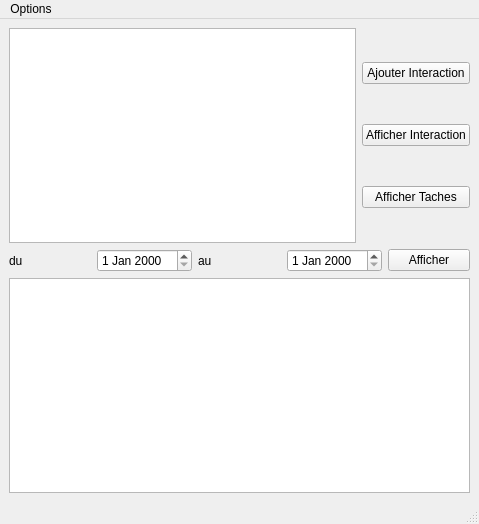
<?xml version="1.0" encoding="UTF-8"?>
<ui version="4.0">
 <class>MainWindow</class>
 <widget class="QMainWindow" name="MainWindow">
  <property name="geometry">
   <rect>
    <x>0</x>
    <y>0</y>
    <width>479</width>
    <height>524</height>
   </rect>
  </property>
  <property name="windowTitle">
   <string>MainWindow</string>
  </property>
  <widget class="QWidget" name="centralwidget">
   <layout class="QGridLayout" name="gridLayout">
    <item row="0" column="0">
     <layout class="QHBoxLayout" name="horizontalLayout_2">
      <item>
       <widget class="QListWidget" name="listContact"/>
      </item>
      <item>
       <layout class="QVBoxLayout" name="verticalLayout">
        <item>
         <widget class="QPushButton" name="AjouterInteractionButton">
          <property name="text">
           <string>Ajouter Interaction</string>
          </property>
         </widget>
        </item>
        <item>
         <widget class="QPushButton" name="AfficheInteractionButton">
          <property name="text">
           <string>Afficher Interaction</string>
          </property>
         </widget>
        </item>
        <item>
         <widget class="QPushButton" name="AfficheTaches">
          <property name="text">
           <string>Afficher Taches</string>
          </property>
         </widget>
        </item>
       </layout>
      </item>
     </layout>
    </item>
    <item row="1" column="0">
     <layout class="QHBoxLayout" name="horizontalLayout_3">
      <item>
       <widget class="QLabel" name="labelDu">
        <property name="text">
         <string>du</string>
        </property>
       </widget>
      </item>
      <item>
       <widget class="QDateEdit" name="dateDu"/>
      </item>
      <item>
       <widget class="QLabel" name="labelAu">
        <property name="text">
         <string>au</string>
        </property>
       </widget>
      </item>
      <item>
       <widget class="QDateEdit" name="dateAu"/>
      </item>
      <item>
       <widget class="QPushButton" name="showButton">
        <property name="text">
         <string>Afficher</string>
        </property>
       </widget>
      </item>
     </layout>
    </item>
    <item row="2" column="0">
     <widget class="QTextEdit" name="textEdit"/>
    </item>
   </layout>
  </widget>
  <widget class="QMenuBar" name="menubar">
   <property name="geometry">
    <rect>
     <x>0</x>
     <y>0</y>
     <width>479</width>
     <height>22</height>
    </rect>
   </property>
   <widget class="QMenu" name="menuOptions">
    <property name="title">
     <string>Options</string>
    </property>
    <addaction name="actionAjouter_contact"/>
    <addaction name="actionRecherche"/>
   </widget>
   <addaction name="menuOptions"/>
  </widget>
  <widget class="QStatusBar" name="statusbar"/>
  <action name="actionAjouter_contact">
   <property name="text">
    <string>Ajouter contact</string>
   </property>
  </action>
  <action name="actionRecherche">
   <property name="text">
    <string>Recherche contact</string>
   </property>
  </action>
 </widget>
 <resources/>
 <connections/>
</ui>
